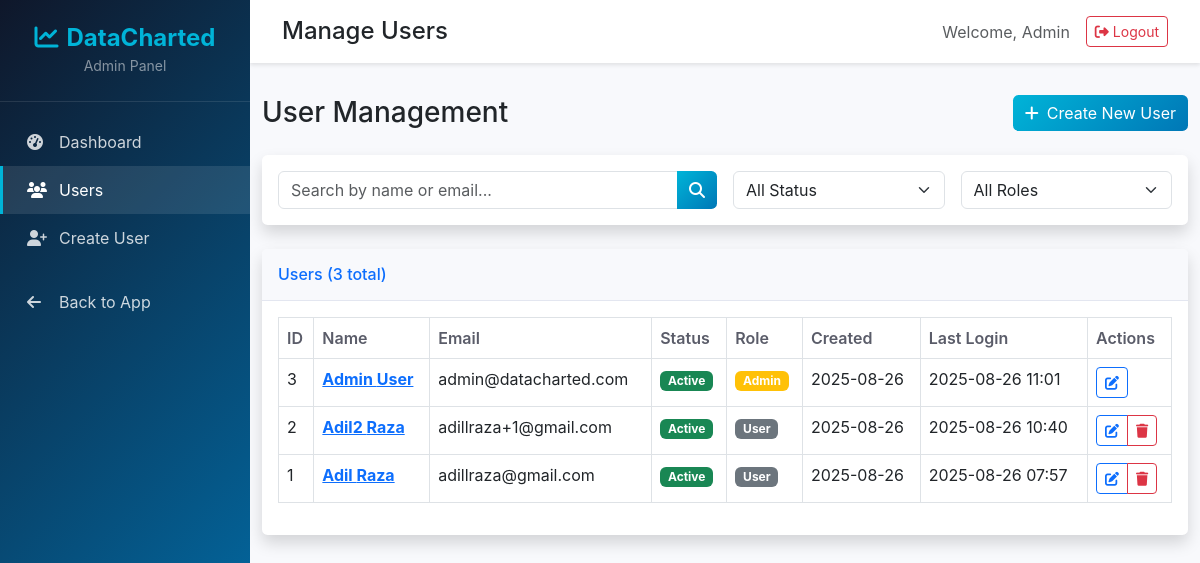
Before: /admin/users (signed in) with the older database file.
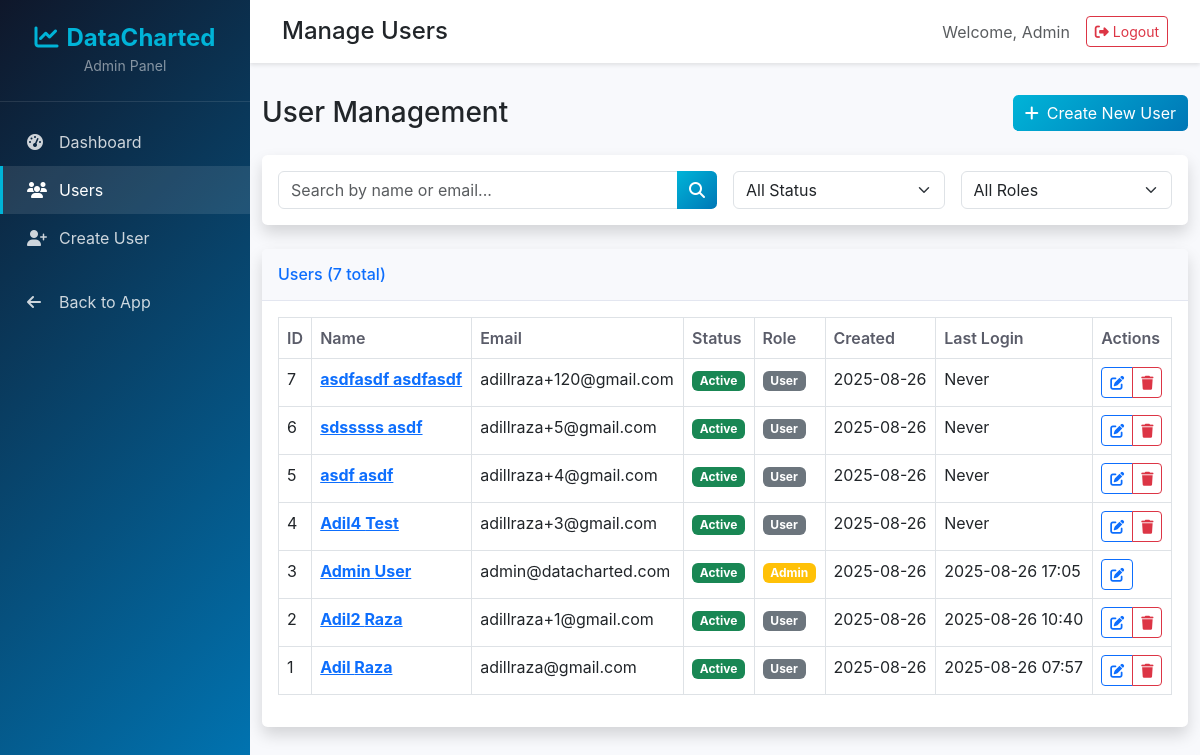
After: the same page with the newer database file.
### app/models.py (models this page shows, shortened)
class User(UserMixin, db.Model):
    id = db.Column(db.Integer, primary_key=True)
    email = db.Column(db.String(120), unique=True, nullable=False, index=True)
    password_hash = db.Column(db.String(128))
    first_name = db.Column(db.String(64))
    last_name = db.Column(db.String(64))
    company_name = db.Column(db.String(128))
    is_active = db.Column(db.Boolean, default=True)
    is_verified = db.Column(db.Boolean, default=False)
    is_admin = db.Column(db.Boolean, default=False)
    created_at = db.Column(db.DateTime, default=datetime.utcnow)
    updated_at = db.Column(db.DateTime, default=datetime.utcnow, onupdate=datetime.utcnow)
    last_login = db.Column(db.DateTime)
    deleted_at = db.Column(db.DateTime)
    google_id = db.Column(db.String(128), unique=True, nullable=True)
    google_picture = db.Column(db.String(512), nullable=True)
    auth_provider = db.Column(db.String(20), default='local')  # 'local' or 'google'
    google_ads_connected = db.Column(db.Boolean, default=False)
    meta_ads_connected = db.Column(db.Boolean, default=False)
    callrail_connected = db.Column(db.Boolean, default=False)
    ghl_connected = db.Column(db.Boolean, default=False)
    bigquery_project_id = db.Column(db.String(128))
    bigquery_dataset = db.Column(db.String(128))
    vps_id = db.Column(db.String(128))
    vps_ip = db.Column(db.String(45))  # IPv6 compatible

### app/admin/routes.py (the view)
@bp.route('/users')
@login_required
@admin_required
def users():
    page = request.args.get('page', 1, type=int)
    per_page = 20
    search = request.args.get('search', '')
    if search:
        users = User.query.filter(
            (User.first_name.ilike(f'%{search}%')) |
            (User.last_name.ilike(f'%{search}%')) |
            (User.email.ilike(f'%{search}%'))
        ).order_by(User.created_at.desc()).paginate(
            page=page, per_page=per_page, error_out=False
        )
    else:
        users = User.query.order_by(User.created_at.desc()).paginate(
            page=page, per_page=per_page, error_out=False
        )
    return render_template('admin/users.html', users=users, search=search)

### app/admin/routes.py (called while the page is built)
def admin_required(f):
    from functools import wraps
    @wraps(f)
    def decorated_function(*args, **kwargs):
        if not current_user.is_authenticated:
            return redirect(url_for('auth.login'))
        if not current_user.is_admin:
            flash('Access denied. Admin privileges required.', 'error')
            return redirect(url_for('main.index'))
        return f(*args, **kwargs)
    return decorated_function

### app/models.py (called while the page is built)
@login_manager.user_loader
def load_user(id):
    return User.query.get(int(id))

### app/templates/admin/users.html (shortened to what this page needs)
{% extends "admin/base.html" %}
{% block page_title %}Manage Users{% endblock %}
{% block content %}
<div class="container-fluid">
    <div class="d-sm-flex align-items-center justify-content-between mb-4">
        <h1 class="h3 mb-0 text-gray-800">User Management</h1>
        <a href="{{ url_for('admin.create_user') }}" class="btn btn-primary">
            <i class="fas fa-plus me-2"></i>Create New User
        </a>
    </div>
    <div class="card shadow mb-4">
        <div class="card-body">
            <form method="GET" class="row g-3">
                <div class="col-md-6">
                    <div class="input-group">
                        <input type="text" class="form-control" name="search"
                               placeholder="Search by name or email..."
                               value="{{ search }}">
                        <button class="btn btn-primary" type="submit">
                            <i class="fas fa-search"></i>
                        </button>
                    </div>
                </div>
                <div class="col-md-3">
                    <select class="form-select" name="status">
                        <option value="">All Status</option>
                    </select>
                </div>
                <div class="col-md-3">
                    <select class="form-select" name="role">
                        <option value="">All Roles</option>
                    </select>
                </div>
            </form>
        </div>
    </div>
    <div class="card shadow mb-4">
        <div class="card-header py-3">
            <h6 class="m-0 font-weight-bold text-primary">
                Users ({{ users.total }} total)
            </h6>
        </div>
        <div class="card-body">
            <div class="table-responsive">
                <table class="table table-bordered" width="100%" cellspacing="0">
                    <thead>
                        <tr>
                            <th>ID</th>
                            <th>Name</th>
                            <th>Email</th>
                            <th>Status</th>
                            <th>Role</th>
                            <th>Created</th>
                            <th>Last Login</th>
                            <th>Actions</th>
                        </tr>
                    </thead>
                    <tbody>
                        {% for user in users.items %}
                        <tr>
                            <td>{{ user.id }}</td>
                            <td>
                                <a href="{{ url_for('admin.user_detail', user_id=user.id) }}" class="text-primary fw-bold">
                                    {% if user.first_name or user.last_name %}
                                        {{ user.first_name or '' }} {{ user.last_name or '' }}
                                    {% else %}
                                        {{ user.email.split('@')[0] }}
                                    {% endif %}
                                </a>
                            </td>
                            <td>{{ user.email }}</td>
                            <td>
                                {% if user.is_active %}
                                    <span class="badge bg-success">Active</span>
                                {% else %}
                                    <span class="badge bg-danger">Inactive</span>
                                {% endif %}
                            </td>
                            <td>
                                {% if user.is_admin %}
                                    <span class="badge bg-warning">Admin</span>
                                {% else %}
                                    <span class="badge bg-secondary">User</span>
                                {% endif %}
                            </td>
                            <td>{{ user.created_at.strftime('%Y-%m-%d') if user.created_at else 'N/A' }}</td>
                            <td>{{ user.last_login.strftime('%Y-%m-%d %H:%M') if user.last_login else 'Never' }}</td>
                            <td>
                                <div class="btn-group" role="group">
                                    <a href="{{ url_for('admin.user_detail', user_id=user.id) }}"
                                       class="btn btn-sm btn-outline-primary" title="Edit">
                                        <i class="fas fa-edit"></i>
                                    </a>
                                    {% if user.id != current_user.id %}
                                    <button type="button" class="btn btn-sm btn-outline-danger"
                                            onclick="confirmDelete({{ user.id }}, '{% if user.first_name or user.last_name %}{{ user.first_name or '' }} {{ user.last_name or '' }}{% else %}{{ user.email.split('@')[0] }}{% endif %}')" title="Delete">
                                        <i class="fas fa-trash"></i>
                                    </button>
                                    {% endif %}
                                </div>
                            </td>
                        </tr>
                        {% endfor %}
                    </tbody>
                </table>
            </div>
        </div>
    </div>
</div>
{% endblock %}

### app/templates/admin/base.html (shortened to what this page needs)
<!DOCTYPE html>
<html lang="en">
<head>
    <link href="https://cdn.jsdelivr.net/npm/bootstrap@5.3.0/dist/css/bootstrap.min.css" rel="stylesheet">
    <link rel="stylesheet" href="https://cdnjs.cloudflare.com/ajax/libs/font-awesome/6.4.0/css/all.min.css">
</head>
<body>
    <nav class="sidebar" id="sidebar">
        <div class="sidebar-brand">
            <h2><i class="fas fa-chart-line me-2"></i>DataCharted</h2>
            <small class="text-white-50">Admin Panel</small>
        </div>
        <ul class="nav sidebar-nav flex-column">
            <li class="nav-item">
                <a class="nav-link {% if request.endpoint == 'admin.dashboard' %}active{% endif %}"
                   href="{{ url_for('admin.dashboard') }}">
                    <i class="fas fa-tachometer-alt"></i>
                    Dashboard
                </a>
            </li>
            <li class="nav-item">
                <a class="nav-link {% if request.endpoint == 'admin.users' %}active{% endif %}"
                   href="{{ url_for('admin.users') }}">
                    <i class="fas fa-users"></i>
                    Users
                </a>
            </li>
            <li class="nav-item">
                <a class="nav-link {% if request.endpoint == 'admin.create_user' %}active{% endif %}"
                   href="{{ url_for('admin.create_user') }}">
                    <i class="fas fa-user-plus"></i>
                    Create User
                </a>
            </li>
            <li class="nav-item mt-3">
                <a class="nav-link" href="{{ url_for('main.index') }}">
                    <i class="fas fa-arrow-left"></i>
                    Back to App
                </a>
            </li>
        </ul>
    </nav>
    <div class="main-content">
        <nav class="top-navbar">
            <div class="d-flex justify-content-between align-items-center">
                <div class="d-flex align-items-center">
                    <h4 class="mb-0">{% block page_title %}{% endblock %}</h4>
                </div>
                <div class="d-flex align-items-center">
                    <span class="text-muted me-3">Welcome, {% if current_user.first_name %}{{ current_user.first_name }}{% else %}{{ current_user.email.split('@')[0] }}{% endif %}</span>
                    <a href="{{ url_for('auth.logout') }}" class="btn btn-outline-danger btn-sm">
                        <i class="fas fa-sign-out-alt me-1"></i>Logout
                    </a>
                </div>
            </div>
        </nav>
        {% block content %}{% endblock %}
    </div>
</body>
</html>

### app/templates/admin/base.html (style rules this page uses)
:root { --primary-color: #00B4D8; --secondary-color: #0077B6; --accent-blue: #0096C7; --accent-yellow: #FFD700; --accent-orange: #FF6B35; --dark-color: #0F172A; --light-color: #F8FAFC; --sidebar-width: 250px; }
body { font-family: 'Inter', -apple-system, BlinkMacSystemFont, 'Segoe UI', Roboto, sans-serif; background-color: #f8f9fc; }
.sidebar { position: fixed; top: 0; left: 0; height: 100vh; width: var(--sidebar-width); background: linear-gradient(135deg, var(--dark-color) 0%, var(--secondary-color) 100%); z-index: 1000; transition: all 0.3s ease; }
.sidebar-brand { padding: 1.5rem; text-align: center; border-bottom: 1px solid rgba(255,255,255,0.1); }
.sidebar-brand h2 { color: var(--primary-color); font-weight: 700; margin: 0; font-size: 1.5rem; }
.sidebar-nav { padding: 1rem 0; }
.sidebar-nav .nav-link { color: rgba(255,255,255,0.8); padding: 0.75rem 1.5rem; display: flex; align-items: center; transition: all 0.3s ease; border-left: 3px solid transparent; }
.sidebar-nav .nav-link.active { color: white; background-color: rgba(255,255,255,0.1); border-left-color: var(--primary-color); }
.sidebar-nav .nav-link i { width: 20px; margin-right: 0.75rem; }
.main-content { margin-left: var(--sidebar-width); min-height: 100vh; background-color: #f8f9fc; }
.top-navbar { background: white; box-shadow: 0 2px 4px rgba(0,0,0,0.1); padding: 1rem 2rem; margin-bottom: 2rem; }
.card { border: none; box-shadow: 0 0.15rem 1.75rem 0 rgba(58, 59, 69, 0.15); border-radius: 0.35rem; }
.card-header { background-color: #f8f9fc; border-bottom: 1px solid #e3e6f0; }
.btn-primary { background: linear-gradient(135deg, var(--primary-color) 0%, var(--secondary-color) 100%); border: none; border-radius: 0.35rem; }
.table th { border-top: none; font-weight: 600; color: #5a5c69; }

Changed rows visible on the page:
changed User "Admin": last_login "2025-08-26 11:01" → "2025-08-26 17:05"
added User: id "7", first_name "asdfasdf", last_name "asdfasdf", email "adillraza+120@gmail.com", is_active "Active", is_admin "User", created_at "2025-08-26", last_login "Never"
added User: id "6", first_name "sdsssss", last_name "asdf", email "adillraza+5@gmail.com", is_active "Active", is_admin "User", created_at "2025-08-26", last_login "Never"
added User: id "5", first_name "asdf", last_name "asdf", email "adillraza+4@gmail.com", is_active "Active", is_admin "User", created_at "2025-08-26", last_login "Never"
added User: id "4", first_name "Adil4", last_name "Test", email "adillraza+3@gmail.com", is_active "Active", is_admin "User", created_at "2025-08-26", last_login "Never"
Other visible differences:
{{ users.total }}: "3" → "7"
